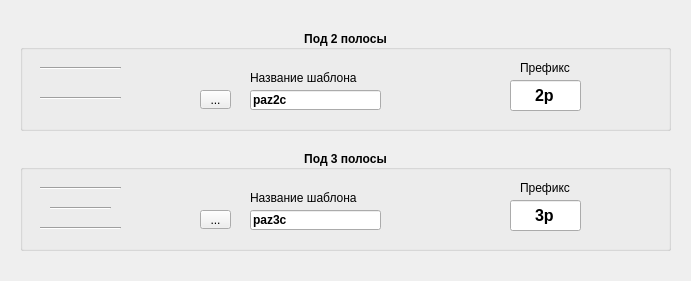
        <widget class="QWidget" name="page_paz">
         <property name="geometry">
          <rect>
           <x>0</x>
           <y>0</y>
           <width>691</width>
           <height>281</height>
          </rect>
         </property>
         <attribute name="icon">
          <iconset>
           <normaloff>ico/Iconsmind-Outline-Column.ico</normaloff>ico/Iconsmind-Outline-Column.ico</iconset>
         </attribute>
         <attribute name="label">
          <string>Настройки для вкладки Пазы (колонны)</string>
         </attribute>
         <widget class="QGroupBox" name="groupBox_9">
          <property name="geometry">
           <rect>
            <x>20</x>
            <y>30</y>
            <width>651</width>
            <height>101</height>
           </rect>
          </property>
          <property name="font">
           <font>
            <weight>75</weight>
            <bold>true</bold>
           </font>
          </property>
          <property name="title">
           <string>Под 2 полосы</string>
          </property>
          <property name="alignment">
           <set>Qt::AlignCenter</set>
          </property>
          <widget class="QLineEdit" name="lineEdit_paz2_template">
           <property name="geometry">
            <rect>
             <x>230</x>
             <y>60</y>
             <width>131</width>
             <height>20</height>
            </rect>
           </property>
           <property name="text">
            <string>paz2c</string>
           </property>
          </widget>
          <widget class="QToolButton" name="toolButton_select_paz2_template">
           <property name="geometry">
            <rect>
             <x>180</x>
             <y>60</y>
             <width>31</width>
             <height>19</height>
            </rect>
           </property>
           <property name="font">
            <font>
             <weight>50</weight>
             <bold>false</bold>
            </font>
           </property>
           <property name="text">
            <string>...</string>
           </property>
          </widget>
          <widget class="QLineEdit" name="lineEdit_paz2_prefix">
           <property name="geometry">
            <rect>
             <x>490</x>
             <y>50</y>
             <width>71</width>
             <height>31</height>
            </rect>
           </property>
           <property name="font">
            <font>
             <pointsize>12</pointsize>
            </font>
           </property>
           <property name="text">
            <string>2p</string>
           </property>
           <property name="alignment">
            <set>Qt::AlignCenter</set>
           </property>
          </widget>
          <widget class="QLabel" name="label_5">
           <property name="geometry">
            <rect>
             <x>230</x>
             <y>40</y>
             <width>121</width>
             <height>16</height>
            </rect>
           </property>
           <property name="font">
            <font>
             <weight>50</weight>
             <bold>false</bold>
            </font>
           </property>
           <property name="text">
            <string>Название шаблона</string>
           </property>
          </widget>
          <widget class="QLabel" name="label_18">
           <property name="geometry">
            <rect>
             <x>500</x>
             <y>30</y>
             <width>61</width>
             <height>16</height>
            </rect>
           </property>
           <property name="font">
            <font>
             <weight>50</weight>
             <bold>false</bold>
            </font>
           </property>
           <property name="text">
            <string>Префикс</string>
           </property>
          </widget>
          <widget class="Line" name="line">
           <property name="geometry">
            <rect>
             <x>20</x>
             <y>30</y>
             <width>81</width>
             <height>16</height>
            </rect>
           </property>
           <property name="orientation">
            <enum>Qt::Horizontal</enum>
           </property>
          </widget>
          <widget class="Line" name="line_2">
           <property name="geometry">
            <rect>
             <x>20</x>
             <y>60</y>
             <width>81</width>
             <height>16</height>
            </rect>
           </property>
           <property name="orientation">
            <enum>Qt::Horizontal</enum>
           </property>
          </widget>
         </widget>
         <widget class="QGroupBox" name="groupBox_10">
          <property name="geometry">
           <rect>
            <x>20</x>
            <y>150</y>
            <width>651</width>
            <height>101</height>
           </rect>
          </property>
          <property name="font">
           <font>
            <weight>75</weight>
            <bold>true</bold>
           </font>
          </property>
          <property name="title">
           <string>Под 3 полосы</string>
          </property>
          <property name="alignment">
           <set>Qt::AlignCenter</set>
          </property>
          <widget class="QLineEdit" name="lineEdit_paz3_template">
           <property name="geometry">
            <rect>
             <x>230</x>
             <y>60</y>
             <width>131</width>
             <height>20</height>
            </rect>
           </property>
           <property name="text">
            <string>paz3c</string>
           </property>
          </widget>
          <widget class="QToolButton" name="toolButton_select_paz3_template">
           <property name="geometry">
            <rect>
             <x>180</x>
             <y>60</y>
             <width>31</width>
             <height>19</height>
            </rect>
           </property>
           <property name="font">
            <font>
             <weight>50</weight>
             <bold>false</bold>
            </font>
           </property>
           <property name="text">
            <string>...</string>
           </property>
          </widget>
          <widget class="QLineEdit" name="lineEdit_paz3_prefix">
           <property name="geometry">
            <rect>
             <x>490</x>
             <y>50</y>
             <width>71</width>
             <height>31</height>
            </rect>
           </property>
           <property name="font">
            <font>
             <pointsize>12</pointsize>
            </font>
           </property>
           <property name="text">
            <string>3p</string>
           </property>
           <property name="alignment">
            <set>Qt::AlignCenter</set>
           </property>
          </widget>
          <widget class="QLabel" name="label_19">
           <property name="geometry">
            <rect>
             <x>230</x>
             <y>40</y>
             <width>121</width>
             <height>16</height>
            </rect>
           </property>
           <property name="font">
            <font>
             <weight>50</weight>
             <bold>false</bold>
            </font>
           </property>
           <property name="text">
            <string>Название шаблона</string>
           </property>
          </widget>
          <widget class="QLabel" name="label_20">
           <property name="geometry">
            <rect>
             <x>500</x>
             <y>30</y>
             <width>61</width>
             <height>16</height>
            </rect>
           </property>
           <property name="font">
            <font>
             <weight>50</weight>
             <bold>false</bold>
            </font>
           </property>
           <property name="text">
            <string>Префикс</string>
           </property>
          </widget>
          <widget class="Line" name="line_3">
           <property name="geometry">
            <rect>
             <x>20</x>
             <y>30</y>
             <width>81</width>
             <height>16</height>
            </rect>
           </property>
           <property name="orientation">
            <enum>Qt::Horizontal</enum>
           </property>
          </widget>
          <widget class="Line" name="line_4">
           <property name="geometry">
            <rect>
             <x>30</x>
             <y>48</y>
             <width>61</width>
             <height>20</height>
            </rect>
           </property>
           <property name="orientation">
            <enum>Qt::Horizontal</enum>
           </property>
          </widget>
          <widget class="Line" name="line_5">
           <property name="geometry">
            <rect>
             <x>20</x>
             <y>70</y>
             <width>81</width>
             <height>16</height>
            </rect>
           </property>
           <property name="orientation">
            <enum>Qt::Horizontal</enum>
           </property>
          </widget>
         </widget>
        </widget>
